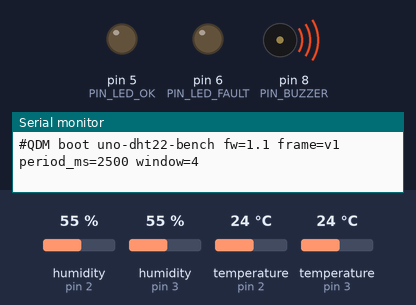
The sketch below on a simulated Arduino Uno, built with avr-gcc and run on an emulated ATmega328P. Parts: output pins drawn as LEDs (lit = HIGH), buzzer (waves = sounding, pin HIGH), the last lines printed to the serial monitor. Dashed ring = blinking. Inputs (shaded band) come from the test bench; at power-on: humidity (sensors on pin 2, pin 3) 55 %, temperature (sensors on pin 2, pin 3) 24 °C.

Above: at 0.01 s.
At 3.4 s:
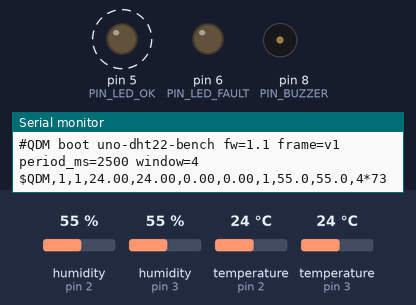
3.5 s: humidity (sensor on pin 2) set to 22 %
10.3 s: humidity (sensor on pin 3) set to 22 %
14.0 s: temperature (sensor on pin 2) set to 12 °C
17.5 s: temperature (sensor on pin 3) set to 12 °C
Timing chart, 0 to 21.6 s (numbered marks = the images above; inputs shaded):
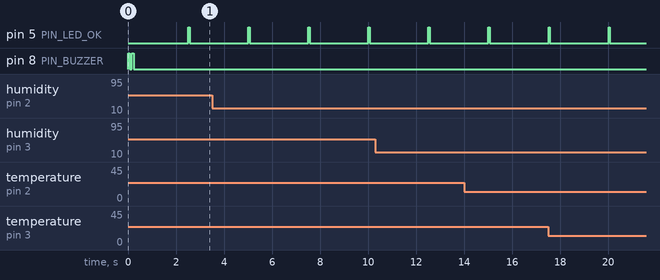

The sketch:

uno_dht_bench.ino
```cpp
/*
  Qadam bench firmware — Arduino Uno + 2 x DHT22 (AM2302)
  ---------------------------------------------------------
  Role of the two sensors (one per foot, same plantar site = 1st metatarsal head, "mth1"):
    DHT LEFT  -> D2     DHT RIGHT -> D3
  The board only MEASURES and REPORTS. It never decides green/amber/red:
  the rule runs in the app and is re-checked by the hub (one tested implementation, no re-flashing).

  IMPORTANT: a DHT22 measures AIR temperature (+/-0.5 C, 0.1 C resolution, 1 reading / 2 s).
  It is used here as a prototype bench to demonstrate the full data chain. It is NOT a skin
  thermometer and NOT a medical device. The product roadmap uses contact sensors (DS18B20 / NTC).

  Serial frame (115200 baud, one line every 2.5 s):
    $QDM,1,<seq>,<tL>,<tR>,<spreadL>,<spreadR>,<n>,<hL>,<hR>,<flags>*<CRC8>
      tL/tR       mean temperature of the last 4 valid readings (C, 2 decimals) or "nan"
      spreadL/R   max-min of those readings (stability, used for the confidence index)
      n           number of valid readings in the window (min of both sides, 0..4)
      hL/hR       mean relative humidity (%), diagnostics only
      flags       bit0 left sensor fault, bit1 right sensor fault, bit2 warming up (window not full)
      CRC8        CRC-8/ATM (poly 0x07, init 0x00) of the characters between '$' and '*', 2 hex digits
  Lines starting with '#' are information (boot banner, errors) and are ignored by the bridge.

  Libraries (Arduino IDE > Library Manager): "DHT sensor library" (Adafruit) + "Adafruit Unified Sensor".
*/
#include <DHT.h>

#define DHT_TYPE DHT22      // change to DHT11 if that is the sensor you have (1 C resolution: demo only)
const uint8_t PIN_DHT_LEFT = 2;
const uint8_t PIN_DHT_RIGHT = 3;
const uint8_t PIN_LED_OK = 5;      // green: blinks on every valid frame
const uint8_t PIN_LED_FAULT = 6;   // red: on while a sensor is in fault
const uint8_t PIN_BUZZER = 8;      // active buzzer: 2 beeps at boot, 1 long beep when a fault appears

const unsigned long PERIOD_MS = 2500;  // DHT22 needs >= 2 s between reads
const uint8_t WINDOW = 4;              // 4 x 2.5 s = 10 s averaging window
const uint8_t FAULT_AFTER = 2;         // consecutive failed reads before declaring a fault

DHT dhtL(PIN_DHT_LEFT, DHT_TYPE);
DHT dhtR(PIN_DHT_RIGHT, DHT_TYPE);

struct Channel {
  float t[WINDOW];
  float h[WINDOW];
  uint8_t count = 0;    // valid readings stored (<= WINDOW)
  uint8_t head = 0;
  uint8_t failures = 0; // consecutive failed reads
};
Channel chL, chR;
unsigned long seq = 0;
unsigned long lastRead = 0;
bool lastFault = false;

uint8_t crc8(const char *s) {
  uint8_t crc = 0x00;
  while (*s) {
    crc ^= (uint8_t)*s++;
    for (uint8_t i = 0; i < 8; i++) crc = (crc & 0x80) ? (uint8_t)((crc << 1) ^ 0x07) : (uint8_t)(crc << 1);
  }
  return crc;
}

void beep(unsigned int ms) {
  digitalWrite(PIN_BUZZER, HIGH);
  delay(ms);
  digitalWrite(PIN_BUZZER, LOW);
}

void sample(DHT &d, Channel &c) {
  float t = d.readTemperature();
  float h = d.readHumidity();
  // reject failed or physically implausible readings (sensor unplugged, noise on the line)
  if (isnan(t) || isnan(h) || t < -10.0 || t > 60.0) {
    if (c.failures < 255) c.failures++;
    if (c.failures >= FAULT_AFTER) { c.count = 0; c.head = 0; }  // drop stale values: never report an old reading as new
    return;
  }
  c.failures = 0;
  c.t[c.head] = t;
  c.h[c.head] = h;
  c.head = (c.head + 1) % WINDOW;
  if (c.count < WINDOW) c.count++;
}

bool faulty(const Channel &c) { return c.failures >= FAULT_AFTER || c.count == 0; }

void stats(const Channel &c, float &mean, float &spread, float &hum) {
  if (c.count == 0) { mean = NAN; spread = NAN; hum = NAN; return; }
  float sum = 0, hs = 0, lo = 1000, hi = -1000;
  for (uint8_t i = 0; i < c.count; i++) {
    sum += c.t[i]; hs += c.h[i];
    if (c.t[i] < lo) lo = c.t[i];
    if (c.t[i] > hi) hi = c.t[i];
  }
  mean = sum / c.count; spread = hi - lo; hum = hs / c.count;
}

// AVR snprintf has no %f: format floats with dtostrf, "nan" when missing
void fmt(char *out, float v, uint8_t decimals) {
  if (isnan(v)) { strcpy(out, "nan"); return; }
  dtostrf(v, 0, decimals, out);
}

void setup() {
  pinMode(PIN_LED_OK, OUTPUT);
  pinMode(PIN_LED_FAULT, OUTPUT);
  pinMode(PIN_BUZZER, OUTPUT);
  Serial.begin(115200);
  dhtL.begin();
  dhtR.begin();
  Serial.println(F("#QDM boot uno-dht22-bench fw=1.1 frame=v1 period_ms=2500 window=4"));
  beep(80); delay(80); beep(80);
  delay(2000);  // DHT22 power-up time
}

void loop() {
  if (millis() - lastRead < PERIOD_MS) return;
  lastRead = millis();
  sample(dhtL, chL);
  sample(dhtR, chR);

  float tL, tR, sL, sR, hL, hR;
  stats(chL, tL, sL, hL);
  stats(chR, tR, sR, hR);
  uint8_t flags = 0;
  if (faulty(chL)) flags |= 0x01;
  if (faulty(chR)) flags |= 0x02;
  if (chL.count < WINDOW || chR.count < WINDOW) flags |= 0x04;
  uint8_t n = min(chL.count, chR.count);

  char a[10], b[10], c[10], d[10], e[10], f[10];
  fmt(a, tL, 2); fmt(b, tR, 2); fmt(c, sL, 2); fmt(d, sR, 2); fmt(e, hL, 1); fmt(f, hR, 1);
  char body[96];
  snprintf(body, sizeof(body), "QDM,1,%lu,%s,%s,%s,%s,%u,%s,%s,%u", ++seq, a, b, c, d, n, e, f, flags);
  char crc[3];
  snprintf(crc, sizeof(crc), "%02X", crc8(body));
  Serial.print('$'); Serial.print(body); Serial.print('*'); Serial.println(crc);

  bool fault = flags & 0x03;
  digitalWrite(PIN_LED_FAULT, fault ? HIGH : LOW);
  if (fault && !lastFault) {
    Serial.println((flags & 0x01) ? F("#QDM error left sensor not responding (check D2 wiring / pull-up)")
                                : F("#QDM error right sensor not responding (check D3 wiring / pull-up)"));
    beep(400);
  }
  lastFault = fault;
  if (!fault) { digitalWrite(PIN_LED_OK, HIGH); delay(60); digitalWrite(PIN_LED_OK, LOW); }
}
```

Measured:
- by itself, pin 5 (PIN_LED_OK): alternates HIGH for 0.06 s and LOW for 2.4 s
